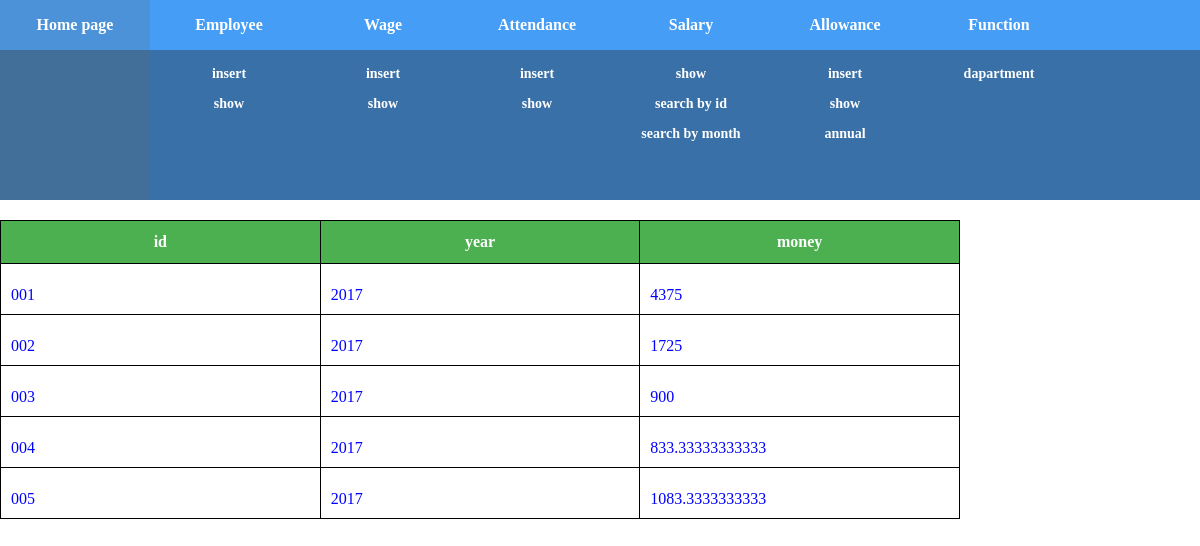
/annual.php, run on the app's committed database.
### tables this page shows
CREATE TABLE `employee` (
  `id` varchar(8) NOT NULL,
  `name` varchar(16) NOT NULL,
  `sex` varchar(8) NOT NULL,
  `position` varchar(32) NOT NULL,
  `department` varchar(32) NOT NULL,
  `pass` varchar(16) NOT NULL,
  PRIMARY KEY (`id`)
);

### annual.php (the view, shortened to what this page needs)
<?php
	include "menu.php";
?>
<?php
	$dbhost = 'localhost';
	$dbuser = 'root';
	$dbpass = '0';
	$conn = mysqli_connect($dbhost, $dbuser, $dbpass);
	mysqli_select_db($conn, 'qihao');
	$sql = "select id from employee";
	$retval = mysqli_query($conn, $sql);
	echo "<link rel='stylesheet' type='text/css' href='index.css'/>";
	echo "<table id='allowance_table'>".
		"<tr>".
			"<th>id</th>".
			"<th>year</th>".
			"<th>money</th>".
		"</tr>";
	while($row = mysqli_fetch_array($retval)) {
		for ($year = 2017; $year >= 2015; $year--) {
			$id = $row['id'];
			$insql = "select sum(money) as annuals from allowance where id='$id' and year='$year'";
			$inretval = mysqli_query($conn, $insql);
			$annuals = mysqli_fetch_array($inretval);
			$annuals = $annuals['annuals'];
			$insql = "select sum(money) as months from salary where id='$id'  and year='$year'";
			$inretval = mysqli_query($conn, $insql);
			$months = mysqli_fetch_array($inretval);
			$months = $months['months'];
			if ($annuals == 0 && $months == 0) {
				continue;
			}
			$ans = ($months + $annuals) / 12;
			echo "<tr>".
				"<td>{$row['id']}</td>".
				"<td>{$year}</td>".
				"<td>{$ans}</td>".
				"</tr>";
		}
	}
	echo "</table>";
?>

### index.css (style rules this page uses)
body { margin:0; font-family:Times, serif; background-position:center; background-repeat:repeat; }
table { border-collapse: collapse; width: 80%; margin-top: 20px; text-align: center; }
td { border: 1px solid black; height: 30px; text-align: left; color: #0000FF; vertical-align: bottom; padding: 10px; }
th { width: 300px; border: 1px solid black; height: 40px; background-color: #4CAF50; color: white; }

### data on the page
employee: id "001", ans "4375"
employee: id "002", ans "1725"
employee: id "003", ans "900"
employee: id "004", ans "833.33333333333"
employee: id "005", ans "1083.3333333333"
